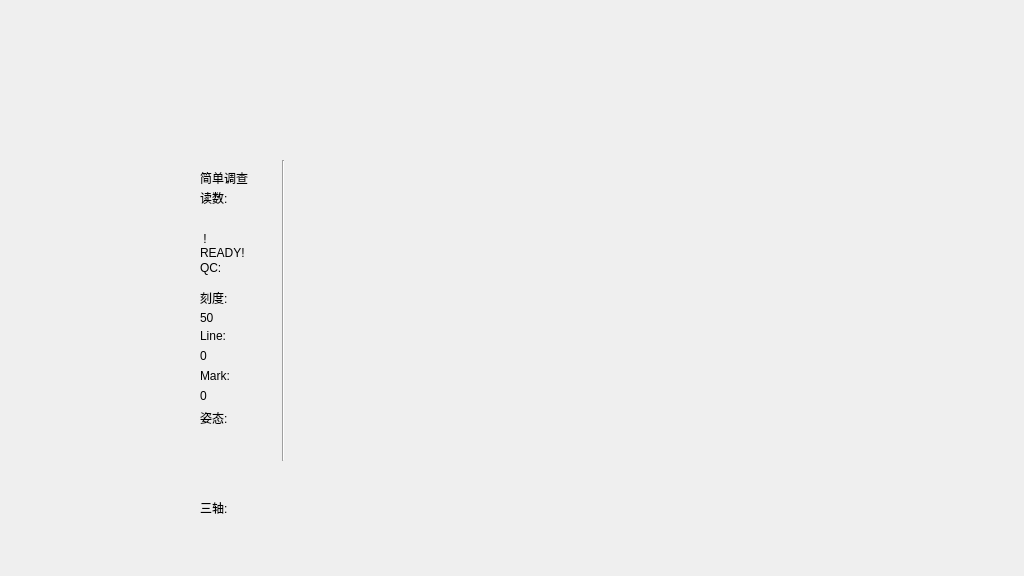
<?xml version="1.0" encoding="UTF-8"?>
<ui version="4.0">
 <class>SimpleMode</class>
 <widget class="QMainWindow" name="SimpleMode">
  <property name="geometry">
   <rect>
    <x>0</x>
    <y>0</y>
    <width>1024</width>
    <height>576</height>
   </rect>
  </property>
  <property name="windowTitle">
   <string>MainWindow</string>
  </property>
  <widget class="QWidget" name="centralwidget">
   <widget class="QLabel" name="qcDataLabel">
    <property name="geometry">
     <rect>
      <x>200</x>
      <y>270</y>
      <width>61</width>
      <height>16</height>
     </rect>
    </property>
    <property name="text">
     <string/>
    </property>
   </widget>
   <widget class="QLabel" name="fieldLabel">
    <property name="geometry">
     <rect>
      <x>200</x>
      <y>190</y>
      <width>71</width>
      <height>16</height>
     </rect>
    </property>
    <property name="styleSheet">
     <string notr="true"/>
    </property>
    <property name="text">
     <string>读数:</string>
    </property>
   </widget>
   <widget class="QLabel" name="scaleDataLabel">
    <property name="geometry">
     <rect>
      <x>200</x>
      <y>310</y>
      <width>61</width>
      <height>16</height>
     </rect>
    </property>
    <property name="text">
     <string>50</string>
    </property>
   </widget>
   <widget class="QLabel" name="qcLabel">
    <property name="geometry">
     <rect>
      <x>200</x>
      <y>260</y>
      <width>61</width>
      <height>16</height>
     </rect>
    </property>
    <property name="styleSheet">
     <string notr="true"/>
    </property>
    <property name="text">
     <string>QC:</string>
    </property>
   </widget>
   <widget class="QLabel" name="modeLabel">
    <property name="geometry">
     <rect>
      <x>200</x>
      <y>170</y>
      <width>101</width>
      <height>16</height>
     </rect>
    </property>
    <property name="styleSheet">
     <string notr="true"/>
    </property>
    <property name="text">
     <string>简单调查</string>
    </property>
    <property name="wordWrap">
     <bool>true</bool>
    </property>
   </widget>
   <widget class="QLabel" name="scaleLabel">
    <property name="geometry">
     <rect>
      <x>200</x>
      <y>290</y>
      <width>61</width>
      <height>16</height>
     </rect>
    </property>
    <property name="styleSheet">
     <string notr="true"/>
    </property>
    <property name="text">
     <string>刻度:</string>
    </property>
   </widget>
   <widget class="QLabel" name="fieldDataLabel">
    <property name="geometry">
     <rect>
      <x>200</x>
      <y>210</y>
      <width>81</width>
      <height>16</height>
     </rect>
    </property>
    <property name="text">
     <string/>
    </property>
   </widget>
   <widget class="Line" name="line">
    <property name="geometry">
     <rect>
      <x>273</x>
      <y>160</y>
      <width>20</width>
      <height>301</height>
     </rect>
    </property>
    <property name="autoFillBackground">
     <bool>false</bool>
    </property>
    <property name="orientation">
     <enum>Qt::Vertical</enum>
    </property>
   </widget>
   <widget class="QLabel" name="statusLabel">
    <property name="geometry">
     <rect>
      <x>200</x>
      <y>230</y>
      <width>51</width>
      <height>31</height>
     </rect>
    </property>
    <property name="styleSheet">
     <string notr="true"/>
    </property>
    <property name="text">
     <string> !READY! </string>
    </property>
    <property name="wordWrap">
     <bool>true</bool>
    </property>
   </widget>
   <widget class="QLabel" name="lineLabel">
    <property name="geometry">
     <rect>
      <x>200</x>
      <y>330</y>
      <width>54</width>
      <height>12</height>
     </rect>
    </property>
    <property name="text">
     <string>Line:</string>
    </property>
   </widget>
   <widget class="QLabel" name="lineDataLabel">
    <property name="geometry">
     <rect>
      <x>200</x>
      <y>350</y>
      <width>54</width>
      <height>12</height>
     </rect>
    </property>
    <property name="text">
     <string>0</string>
    </property>
   </widget>
   <widget class="QLabel" name="markLabel">
    <property name="geometry">
     <rect>
      <x>200</x>
      <y>370</y>
      <width>54</width>
      <height>12</height>
     </rect>
    </property>
    <property name="text">
     <string>Mark:</string>
    </property>
   </widget>
   <widget class="QLabel" name="markDataLabel">
    <property name="geometry">
     <rect>
      <x>200</x>
      <y>390</y>
      <width>54</width>
      <height>12</height>
     </rect>
    </property>
    <property name="text">
     <string>0</string>
    </property>
   </widget>
   <widget class="QLabel" name="poseLabel">
    <property name="geometry">
     <rect>
      <x>200</x>
      <y>410</y>
      <width>61</width>
      <height>16</height>
     </rect>
    </property>
    <property name="styleSheet">
     <string notr="true"/>
    </property>
    <property name="text">
     <string>姿态:</string>
    </property>
   </widget>
   <widget class="QLabel" name="poseXLabel">
    <property name="geometry">
     <rect>
      <x>200</x>
      <y>430</y>
      <width>61</width>
      <height>16</height>
     </rect>
    </property>
    <property name="styleSheet">
     <string notr="true"/>
    </property>
    <property name="text">
     <string/>
    </property>
   </widget>
   <widget class="QLabel" name="poseYLabel">
    <property name="geometry">
     <rect>
      <x>200</x>
      <y>450</y>
      <width>61</width>
      <height>16</height>
     </rect>
    </property>
    <property name="styleSheet">
     <string notr="true"/>
    </property>
    <property name="text">
     <string/>
    </property>
   </widget>
   <widget class="QLabel" name="poseZLabel">
    <property name="geometry">
     <rect>
      <x>200</x>
      <y>470</y>
      <width>61</width>
      <height>16</height>
     </rect>
    </property>
    <property name="styleSheet">
     <string notr="true"/>
    </property>
    <property name="text">
     <string/>
    </property>
   </widget>
   <widget class="QLabel" name="fluxXLabel">
    <property name="geometry">
     <rect>
      <x>200</x>
      <y>520</y>
      <width>61</width>
      <height>16</height>
     </rect>
    </property>
    <property name="styleSheet">
     <string notr="true"/>
    </property>
    <property name="text">
     <string/>
    </property>
   </widget>
   <widget class="QLabel" name="fluxYLabel">
    <property name="geometry">
     <rect>
      <x>200</x>
      <y>540</y>
      <width>61</width>
      <height>16</height>
     </rect>
    </property>
    <property name="styleSheet">
     <string notr="true"/>
    </property>
    <property name="text">
     <string/>
    </property>
   </widget>
   <widget class="QLabel" name="fluxLabel">
    <property name="geometry">
     <rect>
      <x>200</x>
      <y>500</y>
      <width>61</width>
      <height>16</height>
     </rect>
    </property>
    <property name="styleSheet">
     <string notr="true"/>
    </property>
    <property name="text">
     <string>三轴:</string>
    </property>
   </widget>
   <widget class="QLabel" name="fluxZLabel">
    <property name="geometry">
     <rect>
      <x>200</x>
      <y>560</y>
      <width>61</width>
      <height>16</height>
     </rect>
    </property>
    <property name="styleSheet">
     <string notr="true"/>
    </property>
    <property name="text">
     <string/>
    </property>
   </widget>
  </widget>
 </widget>
 <resources/>
 <connections/>
</ui>
